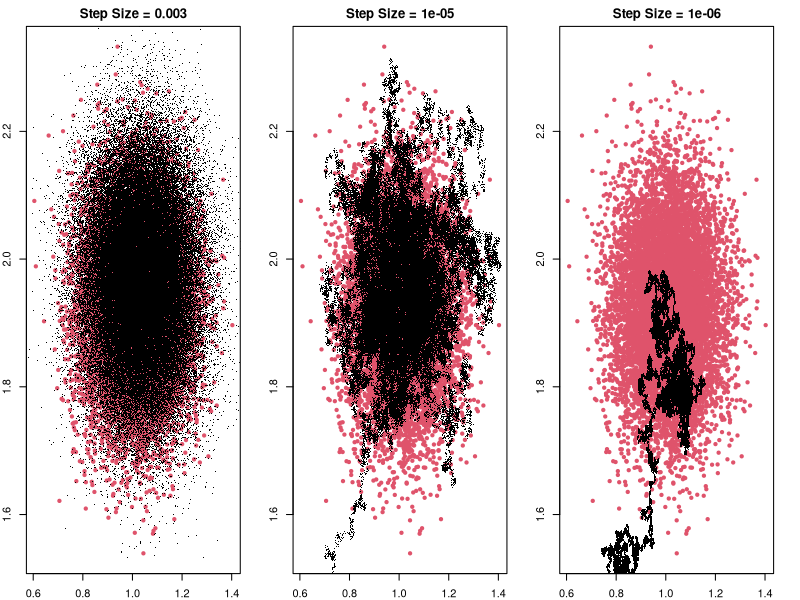
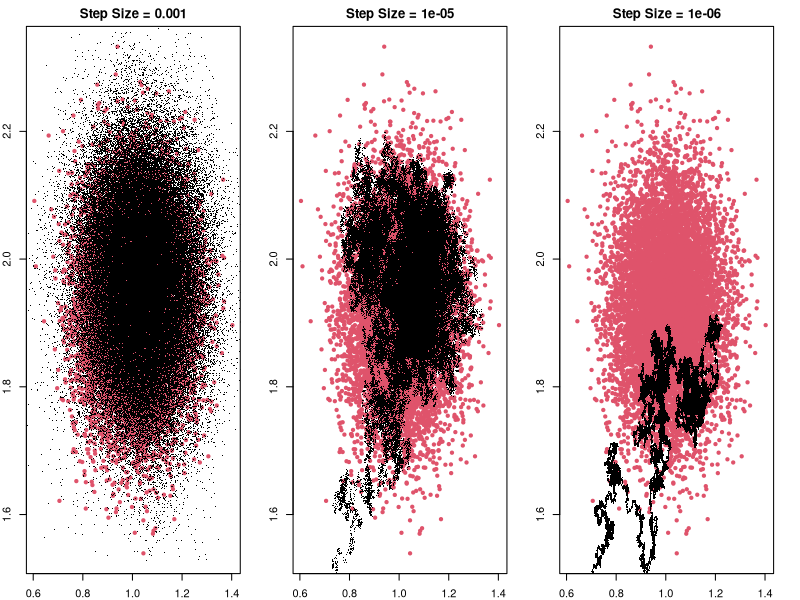

Source code (R) for these figures, in order:
library(MASS)
library(mvtnorm)
library(ggplot2)

set.seed(1)
beta_true <- c(1, 2)
N <- 100
p <- 2 # Length of beta
X <- matrix(rnorm(N*p), N, p)
y <- X%*%beta_true + rnorm(N, 0, 1)

get_grad_U <- function(beta, X, y, N, n) {
  grad_log_prior <- beta
  grad_log_like <- t(X)%*%(y - X%*%beta)
  grad_log_post <- grad_log_prior + N/n * grad_log_like
  return(grad_log_post)
}

sgld <- function(X, y, n_iter, step_size, batch_size) {
  N <- nrow(X)
  n <- batch_size
  p <- ncol(X)
  
  beta <- rep(0, p)
  
  samples <- matrix(0, n_iter, p)
  
  for (t in 1:n_iter) {
    indicies <- sample(1:N, n)
    X_batch <- X[indicies, ]
    y_batch <- y[indicies]
    
    grad_log_post <- get_grad_U(beta, X_batch, y_batch, N, n)
    
    epsilon_t <- step_size
    eta <- rnorm(p, 0, sqrt(epsilon_t))
    
    delta <- epsilon_t/2 * grad_log_post + eta
    
    beta <- beta + delta
    
    samples[t, ] <- beta
  }
  return(samples)
}

ULA <- function(X, y, n_iter, step_size) {
  
  p <- ncol(X)
  
  beta <- rep(0, p)
  
  samples <- matrix(0, n_iter, p)
  
  for (t in 1:n_iter) {
    
    grad_log_post <- get_grad_U(beta, X, y, N, N)
    
    epsilon_t <- step_size
    
    eta <- rnorm(p, 0, sqrt(epsilon_t))
    
    delta <- epsilon_t/2 * grad_log_post + eta
    
    beta <- beta + delta
    
    samples[t, ] <- beta
  }
  return(samples)
}

#__ULA__#
n_iter <- 10^5
step_size_1 <- .003
start.time <- Sys.time()
samples_ULA_1 <- ULA(X, y, n_iter, step_size_1)
step_size_2 <- .00001
samples_ULA_2 <- ULA(X, y, n_iter, step_size_2)
step_size_3 <- 0.000001
samples_ULA_3 <- ULA(X, y, n_iter, step_size_3)
end.time <- Sys.time()
time.taken <- end.time - start.time
time.taken

# The exact posterior (a rare case where you can find this)
Cov_post <- solve(t(X)%*%X + diag(1,p,p))
mu_post <- Cov_post %*% t(X)%*%y
exact_post <- mvtnorm::rmvnorm(10^4, mean = mu_post, sigma = Cov_post)

par(mfrow=c(1,3), mar=c(2,2,2,2))
plot(exact_post, col = 2, pch=20, xlab = "", ylab = "", main = sprintf("Step Size = %g", step_size_1))
points(samples_ULA_1, pch=".")
plot(exact_post, col = 2, pch=20, xlab = "", ylab = "", main = sprintf("Step Size = %g", step_size_2))
points(samples_ULA_2, pch=".")
plot(exact_post, col = 2, pch=20, xlab = "", ylab = "", main = sprintf("Step Size = %g", step_size_3))
points(samples_ULA_3, pch=".")

## If you want to see estimates of the parameters take a look at the posterior mean
colMeans(samples_ULA_2) 
beta_true

#__SGLD__#
batch_size <- 10
step_size_1 <- .001
start.time <- Sys.time()
samples_SGLD_1 <- sgld(X, y, n_iter, step_size_1, batch_size)
step_size_2 <- .00001
samples_SGLD_2 <- sgld(X, y, n_iter, step_size_2, batch_size)
step_size_3 <- 0.000001
samples_SGLD_3 <- sgld(X, y, n_iter, step_size_3, batch_size)
end.time <- Sys.time()
time.taken <- end.time - start.time
time.taken

par(mfrow=c(1,3), mar=c(2,2,2,2))
plot(exact_post, col = 2, pch=20, xlab = "", ylab = "", main = sprintf("Step Size = %g", step_size_1))
points(samples_SGLD_1, pch=".")
plot(exact_post, col = 2, pch=20, xlab = "", ylab = "", main = sprintf("Step Size = %g", step_size_2))
points(samples_SGLD_2, pch=".")
plot(exact_post, col = 2, pch=20, xlab = "", ylab = "", main = sprintf("Step Size = %g", step_size_3))
points(samples_SGLD_3, pch=".")

colMeans(samples_SGLD_2) 
beta_true